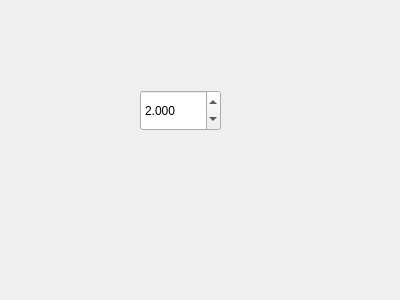
<?xml version="1.0" encoding="UTF-8"?>
<ui version="4.0">
 <class>Form</class>
 <widget class="QWidget" name="Form">
  <property name="geometry">
   <rect>
    <x>0</x>
    <y>0</y>
    <width>400</width>
    <height>300</height>
   </rect>
  </property>
  <property name="windowTitle">
   <string>Form</string>
  </property>
  <widget class="QDoubleSpinBox" name="doubleSpinBox">
   <property name="geometry">
    <rect>
     <x>140</x>
     <y>90</y>
     <width>81</width>
     <height>41</height>
    </rect>
   </property>
   <property name="decimals">
    <number>3</number>
   </property>
   <property name="maximum">
    <double>19.989999999999998</double>
   </property>
   <property name="singleStep">
    <double>2.000000000000000</double>
   </property>
   <property name="value">
    <double>2.000000000000000</double>
   </property>
  </widget>
 </widget>
 <resources/>
 <connections/>
</ui>
